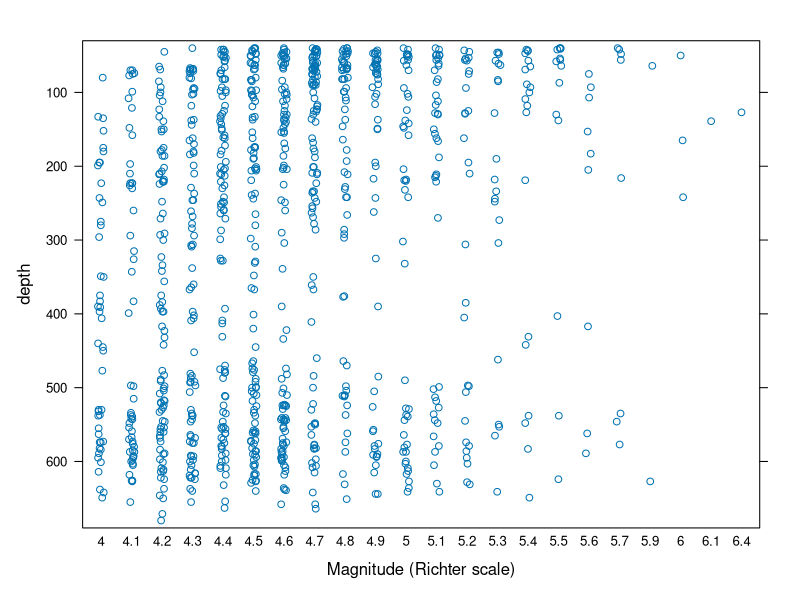
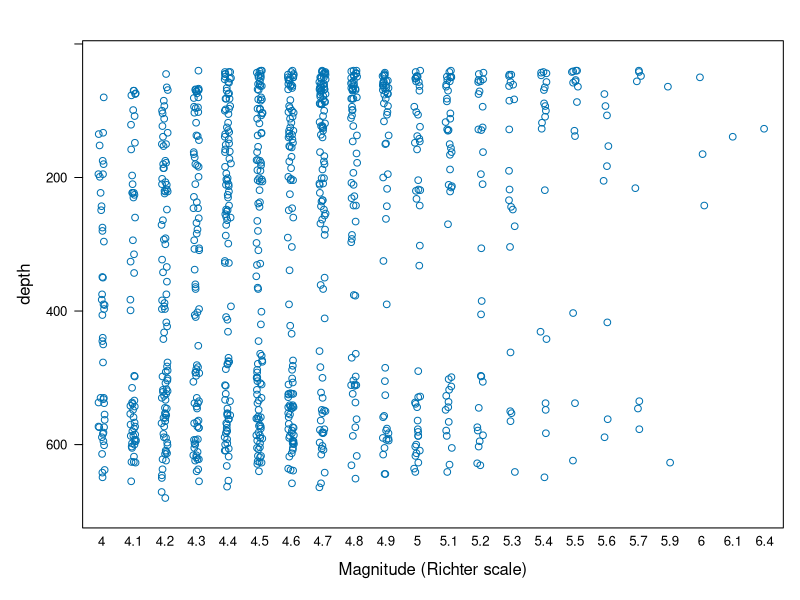

Generate these figures, in order, with R: (Note: this script raises an error after producing the figures.)
## ---- chunk 1
library(lattice)
## ---- chunk 2
stripplot(
  depth ~ factor(mag),
  data = quakes,
  jitter.data = TRUE,
  ylim = c(690, 30),
  xlab = "Magnitude (Richter scale)"
)
## ---- chunk 3
stripplot(
  depth ~ factor(mag),
  data = quakes,
  jitter.data = TRUE,
  scales = list(y = "free", rot = 0),
  prepanel = function(x, y, ...) list(ylim = rev(range(y))),
  xlab = "Magnitude (Richter scale)"
)
## ---- chunk 4
data(biocAccess, package = "latticeExtra")
xyplot(
  counts / 1000 ~ as.POSIXct(as.numeric(time), tz = "GMT", origin = "1960-01-01") |
    equal.count(as.numeric(time), 9, overlap = 0.1),
  data = biocAccess,
  type = "l",
  aspect = "xy",
  strip = FALSE,
  scales = list(
    x = list(relation = "sliced", axs = "i"),
    y = list(alternating = FALSE)
  ),
  tck = list(x = 5),
  xlab = "",
  ylab = "Number of accesses (thousands)"
)
## ---- chunk 5
data(Earthquake, package = "MEMSS")
xyplot(
  accel ~ distance,
  data = Earthquake,
  prepanel = prepanel.loess, # aspect = "xy"를 위하여 계산하기 위한 것
  aspect = "xy",
  # aspect = "iso",
  type = c("p", "g", "smooth"),
  scales = list(log = 2),
  xlab = "Distnace From Epicenter (km)",
  ylab = "Maximum Horizontal Accleration (g)"
)
## ---- chunk 6
yscale.components.log2 <- function(...) {
  ans <- yscale.components.default(...)
  ans$right <- ans$left
  ans$left$labels$labels <- parse(text = ans$left$labels$labels)
  ans$right$labels$labels <- MASS::fractions(2^(ans$right$labels$at))
  ans
}
## ---- chunk 7
logTicks <- function(lim, loc = c(1, 5)) {
  ii <- floor(log10(range(lim))) + c(-1, 2)
  main <- 10^(ii[1]:ii[2])
  r <- as.numeric(outer(loc, main, "*"))
  r[lim[1] <= r & r <= lim[2]]
}
## ---- chunk 8
xscale.components.log2 <- function(lim, ...) {
  ans <- xscale.components.default(lim = lim, ...)
  tick.at <- logTicks(2^lim, loc = c(1, 3))
  ans$bottom$ticks$at <- log(tick.at, 2)
  ans$bottom$labels$at <- log(tick.at, 2)
  ans$bottom$labels$labels <- as.character(tick.at)
  ans
}
## ---- chunk 9
xyplot(
  accel ~ distance | cut(Richter, c(4.9, 5.5, 6.5, 7.8)),
  data = Earthquake,
  type = c("p", "g"),
  scales = list(log = 2, y = list(alternating = 3)),
  xscale.components = xscale.components.log2,
  yscale.components = yscale.components.log2,
  xlab = "Distance From Epicenter (km)",
  ylab = "Maximum Horizontal Acceleration (g)"
)
## ---- chunk 10
xscale.components.log10 <- function(lim, ...) {
  ans <- xscale.components.default(lim = lim, ...)
  tick.at <- logTicks(10^lim, loc = 1:9)
  tick.at.major <- logTicks(10^lim, loc = 1)
  major <- tick.at %in% tick.at.major
  ans$bottom$ticks$at <- log(tick.at, 10)
  ans$bottom$ticks$tck <- ifelse(major, 1.5, 0.75)
  ans$bottom$labels$at <- log(tick.at, 10)
  ans$bottom$labels$labels <- as.character(tick.at)
  ans$bottom$labels$labels[!major] <- ""
  ans$bottom$labels$check.overlap <- FALSE
  ans
}

xyplot(
  accel ~ distance,
  data = Earthquake,
  prepanel = prepanel.loess,
  aspect = "xy",
  type = c("p", "g"),
  scales = list(log = 10),
  xscale.components = xscale.components.log10,
  xlab = "Distance From Epicenter (km)",
  ylab = "Maximum Horizontal Acceleration (g)"
)
## ---- chunk 11
axis.CF <- function(side, ...) {
  if (side == "right") {
    F2C <- function(f) 5 * (f - 32) / 9
    C2F <- function(c) 32 + 9 * c / 5
    ylim <- current.panel.limits()$ylim
    prettyF <- pretty(ylim)
    prettyC <- pretty(F2C(ylim))
    panel.axis(
      side = side, outside = TRUE, at = prettyF,
      tck = 5, line.col = "grey65", text.col = "grey35"
    )
    panel.axis(
      side = side, outside = TRUE, at = C2F(prettyC),
      labels = as.character(prettyC),
      tck = 1, line.col = "black", text.col = "black"
    )
  } else {
    axis.default(side = side, ...)
  }
}

xyplot(
  nhtemp ~ time(nhtemp),
  aspect = "xy", type = "o",
  scales = list(y = list(alternating = 2, tck = c(1, 5))),
  axis = axis.CF,
  xlab = "Year",
  ylab = "Temperature",
  main = "Yearly temperature in New Haven, CT",
  key = list(
    text = list(
      c("(Celsius)", "(Fahrenheit)"),
      col = c("black", "grey35")
    ),
    columns = 2
  )
)
## ---- chunk 12
xyplot(
  nhtemp ~ time(nhtemp),
  aspect = "xy", type = "o",
  scales = list(
    y = list(alternating = 2)
  )
)
